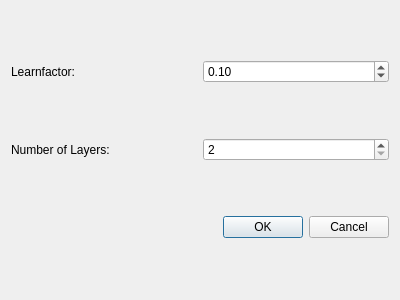
<?xml version="1.0" encoding="UTF-8"?>
<ui version="4.0">
 <class>NNSettingsDialog</class>
 <widget class="QDialog" name="NNSettingsDialog">
  <property name="geometry">
   <rect>
    <x>0</x>
    <y>0</y>
    <width>400</width>
    <height>300</height>
   </rect>
  </property>
  <property name="windowTitle">
   <string>Dialog</string>
  </property>
  <layout class="QVBoxLayout" name="verticalLayout">
   <item>
    <layout class="QHBoxLayout" name="horizontalLayout_2">
     <item>
      <widget class="QLabel" name="label_2">
       <property name="text">
        <string>Learnfactor:</string>
       </property>
      </widget>
     </item>
     <item>
      <widget class="QDoubleSpinBox" name="doubleSpinBox_learnFactor">
       <property name="minimum">
        <double>0.000000000000000</double>
       </property>
       <property name="maximum">
        <double>1.000000000000000</double>
       </property>
       <property name="singleStep">
        <double>0.010000000000000</double>
       </property>
       <property name="value">
        <double>0.100000000000000</double>
       </property>
      </widget>
     </item>
    </layout>
   </item>
   <item>
    <layout class="QHBoxLayout" name="horizontalLayout">
     <item>
      <widget class="QLabel" name="label">
       <property name="text">
        <string>Number of Layers:</string>
       </property>
      </widget>
     </item>
     <item>
      <widget class="QSpinBox" name="spinBox_layerCount">
       <property name="minimum">
        <number>2</number>
       </property>
       <property name="maximum">
        <number>10</number>
       </property>
      </widget>
     </item>
    </layout>
   </item>
   <item>
    <layout class="QGridLayout" name="gridLayout_layerInfo"/>
   </item>
   <item>
    <widget class="QDialogButtonBox" name="buttonBox">
     <property name="orientation">
      <enum>Qt::Horizontal</enum>
     </property>
     <property name="standardButtons">
      <set>QDialogButtonBox::Cancel|QDialogButtonBox::Ok</set>
     </property>
    </widget>
   </item>
  </layout>
 </widget>
 <resources/>
 <connections>
  <connection>
   <sender>buttonBox</sender>
   <signal>accepted()</signal>
   <receiver>NNSettingsDialog</receiver>
   <slot>accept()</slot>
   <hints>
    <hint type="sourcelabel">
     <x>248</x>
     <y>254</y>
    </hint>
    <hint type="destinationlabel">
     <x>157</x>
     <y>274</y>
    </hint>
   </hints>
  </connection>
  <connection>
   <sender>buttonBox</sender>
   <signal>rejected()</signal>
   <receiver>NNSettingsDialog</receiver>
   <slot>reject()</slot>
   <hints>
    <hint type="sourcelabel">
     <x>316</x>
     <y>260</y>
    </hint>
    <hint type="destinationlabel">
     <x>286</x>
     <y>274</y>
    </hint>
   </hints>
  </connection>
 </connections>
</ui>
